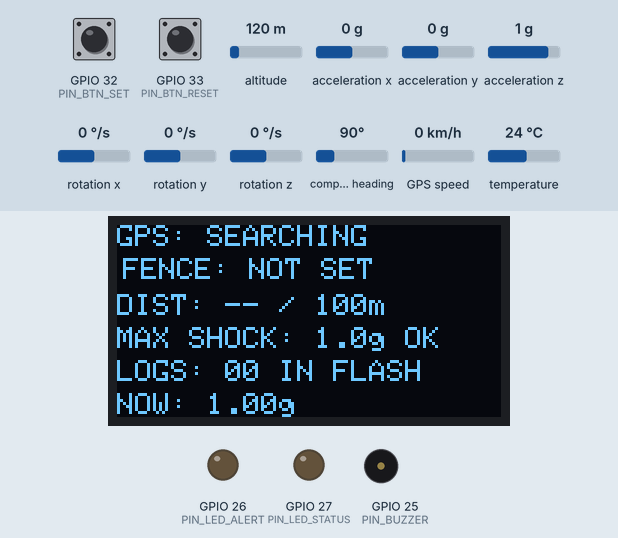
Simulated run of this sketch. Board: ESP32. On the bench: 128×64 one-colour display, output pins drawn as LEDs (lit = HIGH), buzzer (waves = sounding, pin HIGH). The inputs (shaded band) are chosen by the test bench; at power-on: acceleration z 1 g, GPIO 33 (PIN_BTN_RESET) HIGH, GPIO 32 (PIN_BTN_SET) HIGH, acceleration x 0 g, altitude 120 m, acceleration y 0 g, rotation x 0 °/s, rotation y 0 °/s, rotation z 0 °/s, compass heading 90°, GPS speed 0 km/h, temperature 24 °C. EEPROM starts erased; the GPS gets a fix after 3 s at 37.7749, -122.4194 with 8 satellites; nothing arrives over Bluetooth unless stated; a phone connects over Bluetooth LE 3 s after start; what the sketch prints to the serial monitor is not drawn.

Above: at 1.3 s.
1.4 s: acceleration z set to 0.4 g
At 4.3 s:
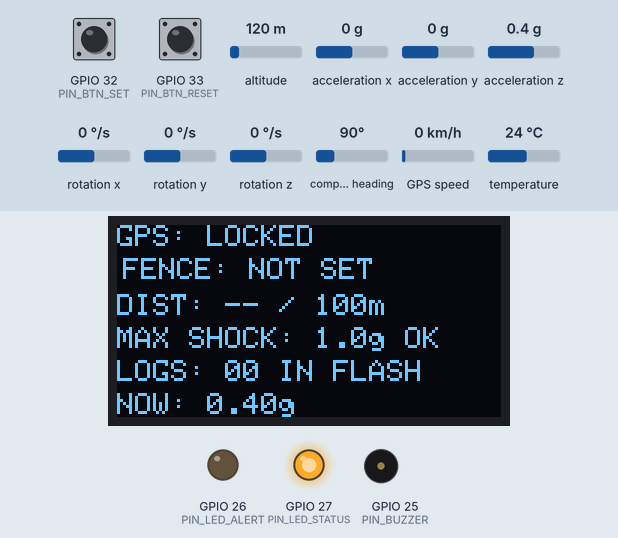
4.6 s: acceleration z set to 0.1 g
At 4.7 s:
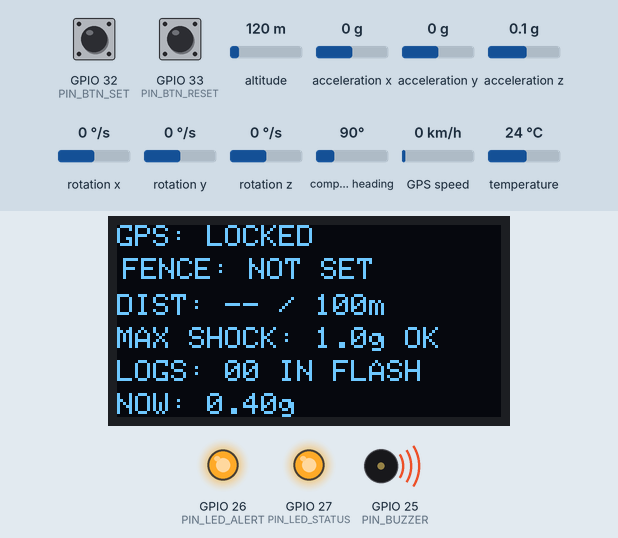
6.5 s: GPIO 33 (PIN_BTN_RESET) pulled LOW for 0.15 s
At 7.5 s:
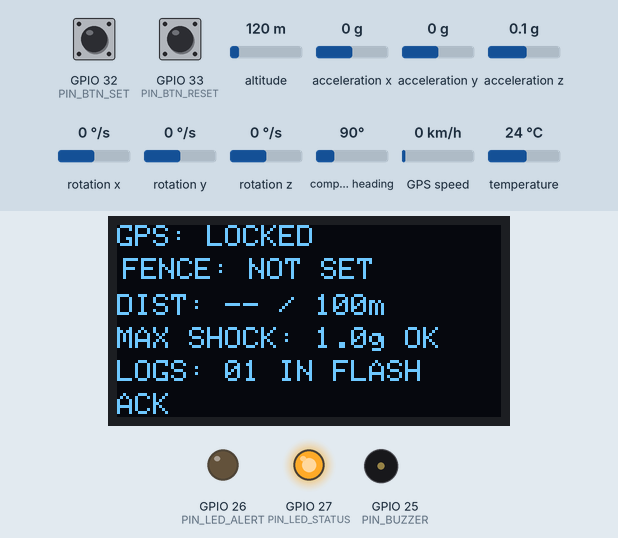
10.2 s: GPIO 32 (PIN_BTN_SET) pulled LOW for 0.15 s
At 11.5 s:
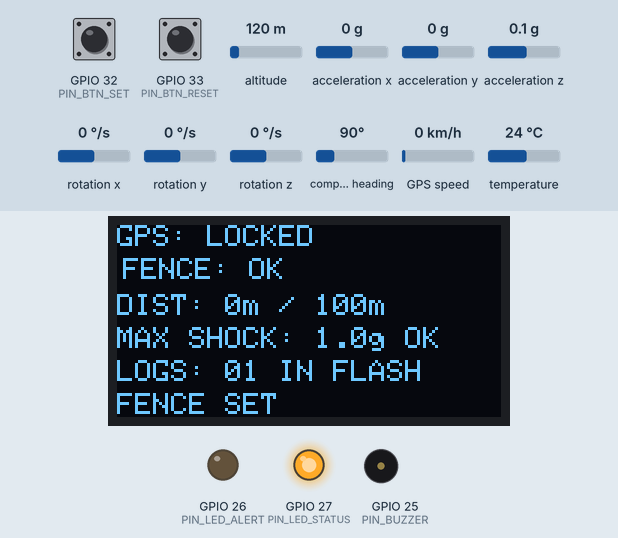
13.7 s: acceleration x set to -1.4 g
At 14.2 s:
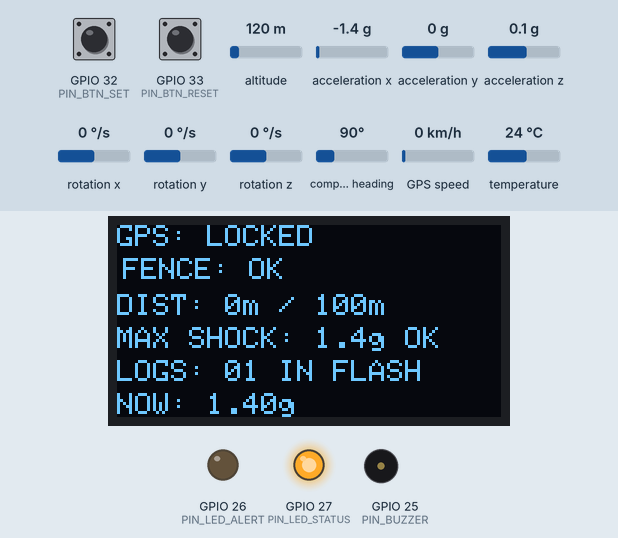
15.2 s: GPIO 33 (PIN_BTN_RESET) pulled LOW for 1 s
At 17.4 s:
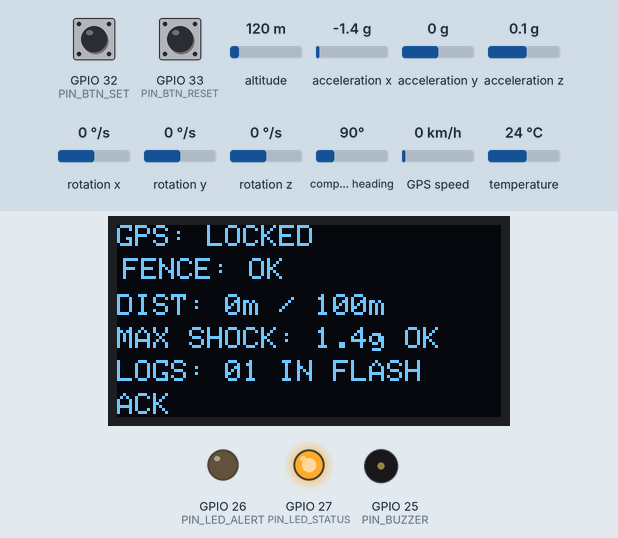
Timing chart, 0 to 18.9 s (numbered marks = the images above; inputs shaded):
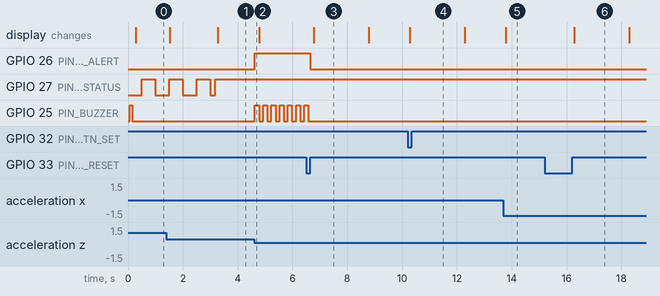

The sketch:

transit_pod.ino
```cpp
/*
 * Smart Cargo Transit Pod  |  Team Ghee refilled  |  PS 20
 * Remote asset geofencing + shock-aware offline logger (ESP32)
 *
 * WHAT IT DOES
 *   - Reads the MPU6050 about 200 times a second and computes the total g-force vector.
 *   - Reads the NEO-6M GPS and computes the Haversine distance from a stored "fence centre".
 *   - On a SHOCK (> 3.0 g), FREE-FALL (< 0.25 g) or FENCE BREACH (> 100 m) it:
 *       1) saves an event to ESP32 flash (Preferences / NVS)  -> no SD card needed
 *       2) turns on the buzzer + red LED until acknowledged
 *   - Timestamps come from GPS time (the ESP32 has no real-time clock).
 *   - Shows live status on the 0.96" OLED and sends telemetry over BLE.
 *
 * BUTTONS (both wired to GND, INPUT_PULLUP)
 *   BTN1 (GPIO32): set fence centre to the current GPS position
 *   BTN2 (GPIO33): short press = acknowledge alarm, hold 2 s = clear logs and max shock
 *
 * LIBRARIES (Arduino Library Manager)
 *   TinyGPSPlus (Mikal Hart)       - NMEA parsing
 *   Adafruit MPU6050               - accelerometer (also installs Adafruit Unified Sensor + BusIO)
 *   Adafruit SSD1306 + Adafruit GFX - OLED
 *   Built in with the ESP32 core: Wire, Preferences, HardwareSerial, BLE (BLEDevice etc.)
 *   Board package: "esp32" by Espressif, board = "ESP32 Dev Module"
 *
 * KNOWN LIMITS
 *   - A very short spike that lands while the OLED is redrawing (~25 ms) can be missed.
 *   - GPS needs open sky; the first fix can take minutes indoors.
 *   - No compass: the MPU6050 gives acceleration only.
 */

#include <Wire.h>
#include <Preferences.h>
#include <TinyGPSPlus.h>
#include <Adafruit_MPU6050.h>
#include <Adafruit_Sensor.h>
#include <Adafruit_GFX.h>
#include <Adafruit_SSD1306.h>

// Set to 0 if you want to build without BLE (for example while debugging).
#define USE_BLE 1
#if USE_BLE
  #include <BLEDevice.h>
  #include <BLEServer.h>
  #include <BLEUtils.h>
  #include <BLE2902.h>
#endif

// ======================== PIN MAP (matches the wiring diagram) ========================
#define PIN_SDA        21   // I2C data  (MPU6050 + OLED share the bus)
#define PIN_SCL        22   // I2C clock
#define PIN_GPS_RX     16   // ESP32 RX2  <- GPS TX
#define PIN_GPS_TX     17   // ESP32 TX2  -> GPS RX
#define PIN_BUZZER     25   // active buzzer (+)
#define PIN_LED_ALERT  26   // red LED   (through 220 ohm)
#define PIN_LED_STATUS 27   // green LED (through 220 ohm)
#define PIN_BTN_SET    32   // BTN1: set fence centre
#define PIN_BTN_RESET  33   // BTN2: acknowledge / clear

// ======================== THRESHOLDS (same values as the slides) ========================
const float    SHOCK_G           = 3.0f;    // total g above this = shock
const float    FREEFALL_G        = 0.25f;   // total g below this = free-fall
const double   FENCE_M           = 100.0;   // geofence radius in metres
const uint8_t  BREACH_CONFIRM    = 3;       // GPS updates in a row outside the fence before alarming (stops GPS jitter)
const uint8_t  FREEFALL_SAMPLES  = 6;       // consecutive low samples (~30 ms) before calling it free-fall
const float    MAX_HDOP          = 5.0f;    // ignore GPS fixes worse than this

// ======================== TIMING ========================
const unsigned long IMU_PERIOD_MS   = 5;     // 200 Hz IMU sampling
const unsigned long OLED_PERIOD_MS  = 250;   // 4 Hz screen refresh
const unsigned long SHOCK_HOLDOFF   = 1000;  // ms between logged shocks (one impact = one log)
const unsigned long MSG_SHOW_MS     = 2000;  // how long short messages (ACK, FENCE SET) stay on screen

// ======================== FLASH LOG ========================
const uint8_t MAX_LOGS = 20;                // ring buffer: newest entry overwrites the oldest
enum EventType : uint8_t { EVT_SHOCK = 1, EVT_FREEFALL = 2, EVT_FENCE = 3 };

struct LogEntry {
  uint8_t  type;      // EventType
  float    value;     // g-force for shock/free-fall, distance in m for fence breach
  uint32_t date;      // GPS date as ddmmyy
  uint32_t time;      // GPS time as hhmmss (UTC)
  double   lat;       // position when the event happened
  double   lon;
};

// ======================== OBJECTS ========================
Adafruit_SSD1306 display(128, 64, &Wire, -1);
Adafruit_MPU6050 mpu;
TinyGPSPlus      gps;
HardwareSerial   gpsSerial(2);   // UART2
Preferences      prefs;          // flash storage (NVS)

// ======================== STATE ========================
bool     originSet   = false;    // has a fence centre been stored?
double   originLat   = 0, originLon = 0;
float    maxG        = 0;        // highest g seen since last clear
float    liveG       = 1.0f;     // latest g reading (shown on OLED)
double   lastDist    = -1;       // latest distance from centre, metres (-1 = unknown)
uint32_t totalLogs   = 0;        // events ever saved (ring buffer index = totalLogs % MAX_LOGS)
bool     alarmActive = false;    // buzzer + red LED on until acknowledged
bool     breachActive = false;   // currently outside the fence (alarm already raised)
uint8_t  outsideCount = 0;       // consecutive GPS updates outside the fence
uint32_t lastFlashUs = 0;        // how long the last flash write took (microseconds)
char     msgText[16] = "";       // short status message for the OLED
unsigned long msgUntil = 0;

// ======================== SMALL HELPERS ========================
void showMsg(const char* m) {
  strncpy(msgText, m, sizeof(msgText) - 1);
  msgText[sizeof(msgText) - 1] = 0;
  msgUntil = millis() + MSG_SHOW_MS;
}

bool gpsHasFix() {
  // valid position, recent, and good enough accuracy
  if (!gps.location.isValid() || gps.location.age() > 3000) return false;
  if (gps.hdop.isValid() && gps.hdop.hdop() > MAX_HDOP) return false;
  return true;
}

// Haversine: great-circle distance between two lat/lon points, in metres.
double haversineM(double lat1, double lon1, double lat2, double lon2) {
  const double R = 6371000.0;                       // mean Earth radius in metres
  double p1 = radians(lat1), p2 = radians(lat2);
  double dp = radians(lat2 - lat1);
  double dl = radians(lon2 - lon1);
  double a = sin(dp / 2) * sin(dp / 2) + cos(p1) * cos(p2) * sin(dl / 2) * sin(dl / 2);
  return 2.0 * R * atan2(sqrt(a), sqrt(1.0 - a));
}

// ======================== FLASH LOGGING ========================
// Writes one event to flash and raises the alarm. Called only when something happens,
// so flash is not written continuously (saves flash wear).
void saveEvent(uint8_t type, float value) {
  LogEntry e = {};
  e.type  = type;
  e.value = value;
  if (gps.date.isValid()) e.date = gps.date.value();          // ddmmyy
  if (gps.time.isValid()) e.time = gps.time.value() / 100;    // hhmmsscc -> hhmmss
  if (gps.location.isValid()) { e.lat = gps.location.lat(); e.lon = gps.location.lng(); }

  uint32_t t0 = micros();
  char key[8];
  snprintf(key, sizeof(key), "e%u", (unsigned)(totalLogs % MAX_LOGS));
  prefs.putBytes(key, &e, sizeof(e));          // the entry itself
  totalLogs++;
  prefs.putUInt("total", totalLogs);           // new count
  lastFlashUs = micros() - t0;                 // measured flash write time (use this for the test table)

  alarmActive = true;
  Serial.printf("EVENT type=%u value=%.2f time=%06lu flash_write=%lu us\n",
                type, value, (unsigned long)e.time, (unsigned long)lastFlashUs);
}

void clearLogs() {
  totalLogs = 0;
  maxG = 0;
  prefs.putUInt("total", 0);      // old entries are ignored because the count is zero
  prefs.putFloat("maxg", 0);
  alarmActive = false;
  breachActive = false;
  outsideCount = 0;
}

// ======================== IMU: SHOCK + FREE-FALL ========================
void readImu() {
  static unsigned long lastShockMs = 0;
  static uint8_t lowCount = 0;
  static bool inFreeFall = false;

  sensors_event_t a, g, t;
  mpu.getEvent(&a, &g, &t);

  // Total g-force vector magnitude: sqrt(ax^2 + ay^2 + az^2), converted from m/s^2 to g.
  float gForce = sqrtf(a.acceleration.x * a.acceleration.x +
                       a.acceleration.y * a.acceleration.y +
                       a.acceleration.z * a.acceleration.z) / 9.80665f;
  liveG = gForce;
  if (gForce > maxG) maxG = gForce;

  // SHOCK: one log per impact (hold-off stops the same impact logging many times)
  if (gForce >= SHOCK_G && millis() - lastShockMs > SHOCK_HOLDOFF) {
    lastShockMs = millis();
    prefs.putFloat("maxg", maxG);
    saveEvent(EVT_SHOCK, gForce);
  }

  // FREE-FALL: g stays near zero for a few samples, so one noisy reading cannot trigger it
  if (gForce < FREEFALL_G) {
    if (lowCount < 255) lowCount++;
    if (lowCount >= FREEFALL_SAMPLES && !inFreeFall) {
      inFreeFall = true;
      saveEvent(EVT_FREEFALL, gForce);
    }
  } else {
    lowCount = 0;
    if (gForce > 0.5f) inFreeFall = false;    // re-arm once the pod is no longer falling
  }
}

// ======================== GPS: GEOFENCE ========================
void updateFence() {
  if (!gps.location.isUpdated()) return;      // only run when a new GPS fix arrived
  if (!originSet || !gpsHasFix()) return;

  lastDist = haversineM(originLat, originLon, gps.location.lat(), gps.location.lng());

  if (lastDist > FENCE_M) {
    if (outsideCount < 255) outsideCount++;
    if (outsideCount >= BREACH_CONFIRM && !breachActive) {   // confirmed breach, log it once
      breachActive = true;
      saveEvent(EVT_FENCE, (float)lastDist);
    }
  } else {
    outsideCount = 0;
    breachActive = false;                      // back inside, re-arm
  }
}

// ======================== BUTTONS ========================
void onSetFence() {
  if (gpsHasFix()) {
    originLat = gps.location.lat();
    originLon = gps.location.lng();
    originSet = true;
    breachActive = false;
    outsideCount = 0;
    lastDist = 0;
    prefs.putDouble("oLat", originLat);        // survives power cycles
    prefs.putDouble("oLon", originLon);
    prefs.putBool("hasO", true);
    showMsg("FENCE SET");
  } else {
    showMsg("NO GPS FIX");
  }
}

void handleButtons() {
  static bool b1 = false, b2 = false;
  static unsigned long t1 = 0, t2 = 0, b2Start = 0;
  unsigned long now = millis();
  bool n1 = digitalRead(PIN_BTN_SET)   == LOW;   // pressed = LOW (INPUT_PULLUP)
  bool n2 = digitalRead(PIN_BTN_RESET) == LOW;

  // simple 40 ms debounce
  if (n1 != b1 && now - t1 > 40) {
    t1 = now; b1 = n1;
    if (b1) onSetFence();
  }
  if (n2 != b2 && now - t2 > 40) {
    t2 = now; b2 = n2;
    if (b2) {
      b2Start = now;                            // pressed: start timing
    } else if (now - b2Start >= 2000) {         // released after a long press: clear everything
      clearLogs();
      showMsg("LOGS CLEARED");
    } else {                                    // released after a short press: acknowledge
      alarmActive = false;
      showMsg("ACK");
    }
  }
}

// ======================== OUTPUTS: BUZZER + LEDS ========================
void updateAlarmOutputs() {
  static unsigned long tBeep = 0;
  static bool beepOn = false;

  if (!alarmActive) {                           // no alarm: everything off
    digitalWrite(PIN_BUZZER, LOW);
    digitalWrite(PIN_LED_ALERT, LOW);
    beepOn = false;
  } else {                                      // alarm: red LED steady, buzzer beeps (non-blocking)
    digitalWrite(PIN_LED_ALERT, HIGH);
    if (millis() - tBeep >= 150) {
      tBeep = millis();
      beepOn = !beepOn;
      digitalWrite(PIN_BUZZER, beepOn);
    }
  }

  // green status LED: steady = GPS fix, blinking = still searching
  if (gpsHasFix()) digitalWrite(PIN_LED_STATUS, HIGH);
  else             digitalWrite(PIN_LED_STATUS, (millis() / 500) % 2);
}

// ======================== OLED ========================
void drawOLED() {
  char buf[24];
  display.clearDisplay();
  display.setTextSize(1);
  display.setTextColor(SSD1306_WHITE);

  // line 1: GPS status
  display.setCursor(0, 0);
  display.print(gpsHasFix() ? "GPS: LOCKED" : "GPS: SEARCHING");

  // line 2: fence status (inverted bar when breached)
  const char* fenceTxt = !originSet ? "FENCE: NOT SET" : (breachActive ? "FENCE: BREACH" : "FENCE: OK");
  if (breachActive) {
    display.fillRect(0, 10, 128, 10, SSD1306_WHITE);
    display.setTextColor(SSD1306_BLACK);
  }
  display.setCursor(2, 11);
  display.print(fenceTxt);
  display.setTextColor(SSD1306_WHITE);

  // line 3: distance from fence centre
  if (originSet && lastDist >= 0) snprintf(buf, sizeof(buf), "DIST: %.0fm / %.0fm", lastDist, FENCE_M);
  else                            snprintf(buf, sizeof(buf), "DIST: -- / %.0fm", FENCE_M);
  display.setCursor(0, 23);
  display.print(buf);

  // line 4: highest shock and pass/fail against the 3 g limit
  snprintf(buf, sizeof(buf), "MAX SHOCK: %.1fg %s", maxG, maxG >= SHOCK_G ? "FAIL" : "OK");
  display.setCursor(0, 34);
  display.print(buf);

  // line 5: events stored in flash
  uint32_t shown = totalLogs > MAX_LOGS ? MAX_LOGS : totalLogs;
  snprintf(buf, sizeof(buf), "LOGS: %02lu IN FLASH", (unsigned long)shown);
  display.setCursor(0, 45);
  display.print(buf);

  // line 6: short message, otherwise the live g reading
  display.setCursor(0, 56);
  if (millis() < msgUntil) display.print(msgText);
  else { snprintf(buf, sizeof(buf), "NOW: %.2fg", liveG); display.print(buf); }

  display.display();
}

// ======================== BLE TELEMETRY (optional) ========================
#if USE_BLE
#define SERVICE_UUID "7a1c0001-5e2b-4c3a-9d1e-0f6a8b2c4d10"
#define CHAR_UUID    "7a1c0002-5e2b-4c3a-9d1e-0f6a8b2c4d10"

BLECharacteristic* pChar = nullptr;
bool bleConnected = false;
volatile bool dumpRequested = false;

class ServerCb : public BLEServerCallbacks {
  void onConnect(BLEServer*) override { bleConnected = true; }
  void onDisconnect(BLEServer* s) override {
    bleConnected = false;
    s->getAdvertising()->start();               // keep advertising so the phone can reconnect
  }
};

// A phone writes the text "DUMP" to ask for the stored log.
class CharCb : public BLECharacteristicCallbacks {
  void onWrite(BLECharacteristic* c) override {
    auto v = c->getValue();
    if (v == "DUMP") dumpRequested = true;
  }
};

void bleSend(const char* s) {                   // default BLE payload is 20 bytes, keep lines short
  pChar->setValue((uint8_t*)s, strlen(s));
  pChar->notify();
}

void bleInit() {
  BLEDevice::init("GheeRefilled-Pod");
  BLEServer* server = BLEDevice::createServer();
  server->setCallbacks(new ServerCb());
  BLEService* svc = server->createService(SERVICE_UUID);
  pChar = svc->createCharacteristic(CHAR_UUID,
            BLECharacteristic::PROPERTY_READ | BLECharacteristic::PROPERTY_NOTIFY | BLECharacteristic::PROPERTY_WRITE);
  pChar->addDescriptor(new BLE2902());          // lets the phone subscribe to notifications
  pChar->setCallbacks(new CharCb());
  svc->start();
  server->getAdvertising()->addServiceUUID(SERVICE_UUID);
  server->getAdvertising()->start();
}

void bleLoop() {
  static unsigned long tStatus = 0;
  if (!bleConnected) return;

  // once a second: short status line, e.g. "D142 G3.2 L3 F1"
  if (millis() - tStatus >= 1000) {
    tStatus = millis();
    char buf[24];
    snprintf(buf, sizeof(buf), "D%.0f G%.1f L%lu F%d", lastDist < 0 ? 0 : lastDist, maxG,
             (unsigned long)(totalLogs > MAX_LOGS ? MAX_LOGS : totalLogs), breachActive ? 1 : 0);
    bleSend(buf);
  }

  // on request: send every stored event, oldest first, two short lines each
  if (dumpRequested) {
    dumpRequested = false;
    uint32_t count = totalLogs > MAX_LOGS ? MAX_LOGS : totalLogs;
    uint32_t start = totalLogs > MAX_LOGS ? totalLogs % MAX_LOGS : 0;
    for (uint32_t i = 0; i < count; i++) {
      char key[8];
      snprintf(key, sizeof(key), "e%u", (unsigned)((start + i) % MAX_LOGS));
      LogEntry e;
      if (prefs.getBytes(key, &e, sizeof(e)) != sizeof(e)) continue;
      char buf[24];
      const char* tn = e.type == EVT_SHOCK ? "S" : (e.type == EVT_FREEFALL ? "F" : "B");   // Shock / Fall / Breach
      snprintf(buf, sizeof(buf), "%lu,%s,%.1f,%06lu", (unsigned long)(i + 1), tn, e.value, (unsigned long)e.time);
      bleSend(buf); delay(40);
      snprintf(buf, sizeof(buf), "%.4f,%.4f", e.lat, e.lon);
      bleSend(buf); delay(40);
    }
    bleSend("END");
  }
}
#endif

// ======================== SETUP ========================
void setup() {
  Serial.begin(115200);

  pinMode(PIN_BUZZER, OUTPUT);
  pinMode(PIN_LED_ALERT, OUTPUT);
  pinMode(PIN_LED_STATUS, OUTPUT);
  pinMode(PIN_BTN_SET, INPUT_PULLUP);
  pinMode(PIN_BTN_RESET, INPUT_PULLUP);

  Wire.begin(PIN_SDA, PIN_SCL);
  Wire.setClock(400000);                        // fast I2C keeps the OLED redraw short

  // OLED (I2C 0x3C)
  if (!display.begin(SSD1306_SWITCHCAPVCC, 0x3C)) {
    Serial.println("OLED not found");
    while (true) { digitalWrite(PIN_LED_ALERT, !digitalRead(PIN_LED_ALERT)); delay(200); }
  }
  display.clearDisplay();
  display.setTextSize(1);
  display.setTextColor(SSD1306_WHITE);
  display.setCursor(0, 0);
  display.println("Transit Pod booting");
  display.display();

  // MPU6050 (I2C 0x68): +/-16 g range so a 3 g shock is well inside the range
  if (!mpu.begin(0x68)) {
    display.println("MPU6050 NOT FOUND");
    display.display();
    while (true) { digitalWrite(PIN_LED_ALERT, !digitalRead(PIN_LED_ALERT)); delay(200); }
  }
  mpu.setAccelerometerRange(MPU6050_RANGE_16_G);
  mpu.setFilterBandwidth(MPU6050_BAND_260_HZ);  // widest filter so short spikes are not smoothed away

  // GPS on UART2, 9600 baud
  gpsSerial.setRxBufferSize(1024);              // big buffer so no NMEA bytes are lost while the OLED redraws
  gpsSerial.begin(9600, SERIAL_8N1, PIN_GPS_RX, PIN_GPS_TX);

  // Load saved state from flash (survives power cycles)
  prefs.begin("pod", false);
  totalLogs = prefs.getUInt("total", 0);
  maxG      = prefs.getFloat("maxg", 0);
  originSet = prefs.getBool("hasO", false);
  if (originSet) {
    originLat = prefs.getDouble("oLat", 0);
    originLon = prefs.getDouble("oLon", 0);
  }

#if USE_BLE
  bleInit();
#endif

  // short beep = ready
  digitalWrite(PIN_BUZZER, HIGH); delay(100); digitalWrite(PIN_BUZZER, LOW);
  Serial.println("Pod ready");
}

// ======================== MAIN LOOP ========================
void loop() {
  // 1) feed every GPS byte to the NMEA parser
  while (gpsSerial.available()) gps.encode(gpsSerial.read());

  // 2) buttons
  handleButtons();

  // 3) IMU at 200 Hz
  static unsigned long tImu = 0;
  if (millis() - tImu >= IMU_PERIOD_MS) { tImu = millis(); readImu(); }

  // 4) geofence check whenever a new GPS fix arrives
  updateFence();

  // 5) buzzer + LEDs
  updateAlarmOutputs();

  // 6) screen at 4 Hz
  static unsigned long tOled = 0;
  if (millis() - tOled >= OLED_PERIOD_MS) { tOled = millis(); drawOLED(); }

#if USE_BLE
  bleLoop();
#endif
}
```

Measured:
- the behaviour switches between 0.3 and 0.2 g on acceleration z (found by bisection; images 1 and 2)
- after the input at 1.4 s, the display: first changes after 0.13 s (image 1 shows a later state)
- after the input at 4.6 s, GPIO 26 (PIN_LED_ALERT): LOW → HIGH at once; GPIO 25 (PIN_BUZZER): alternates HIGH for 0.15 s and LOW for 0.15 s, starting at once
- after the input at 6.5 s, GPIO 26 (PIN_LED_ALERT): HIGH → LOW after 0.15 s; GPIO 25 (PIN_BUZZER): goes on until 6.6 s, then stays LOW; the display: changes after 0.28 s (image 3)
- after the input at 10.2 s, the display: changes after 0.09 s (image 4)
- after the input at 13.7 s, the display: changes after 0.09 s (image 5)
- after the input at 15.2 s, the display: changes after 1.1 s (image 6)
